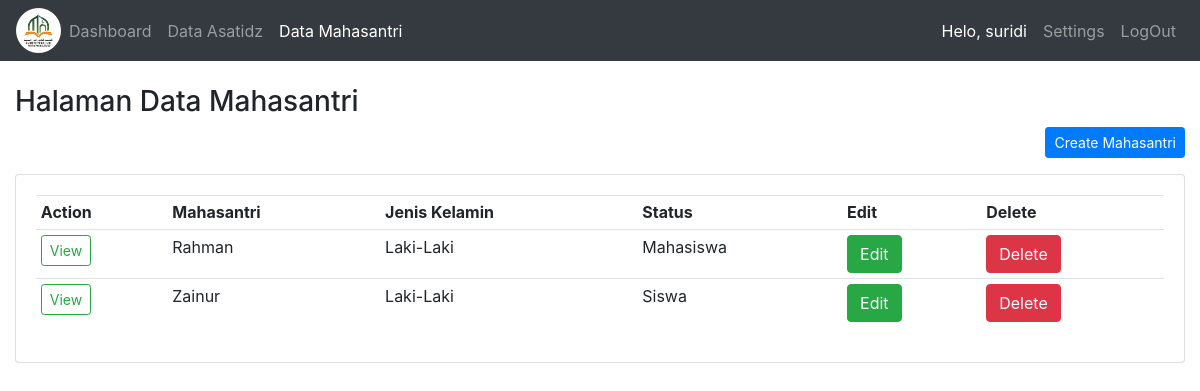
Screenshot of /mahasantri/ (signed in) with the database file from the repository.
### Setoran/models.py (models this page shows, shortened)
class Mahasantri(models.Model):
    JK = (
        ('Laki-Laki', 'Laki-Laki'),
        ('Perempuan', 'Perempuan'),
    )
    STATUS = (
        ('Siswa', 'Siswa'),
        ('Mahasiswa', 'Mahasiswa'),
    )
    name = models.CharField(max_length=200, blank=True, null=True)
    jk = models.CharField(max_length=200, blank=True, null=True, choices=JK)
    status = models.CharField(max_length=200, blank=True, null=True, choices=STATUS)
    date_created = models.DateTimeField(auto_now_add=True, null=True)

### Setoran/views.py (the view)
# urls.py: path('mahasantri/', views.mahasantri, name='mahasantri'),
@login_required(login_url='login')
def mahasantri(request):
    list_mahasantri = Mahasantri.objects.all()
    context = {
        'judul': 'Halaman Data Mahasantri',
        'menu': 'mahasantri',
        'mahasantri': list_mahasantri,
    }
    return render(request, 'data/mahasantri.html', context)

### templates/data/mahasantri.html
{% extends "data/main.html" %}
{% block content %}
<br>
<div class="container-fluid">
    <div class="row">
        <div class="col-md">
            <h3>Halaman Data Mahasantri </h3>
            <div class="text-right mb-3">
                <a href="{% url 'create_mahasntri' %}" class="btn btn-primary btn-sm">Create Mahasantri</a>
            </div>
            <div class="card card-body">
    <table class="table table-sm">
    <tr><th>Action</th>
        <th>Mahasantri</th>
        <th>Jenis Kelamin</th>
        <th>Status</th>
        <th>Edit</th>
        <th>Delete</th>
    </tr>
    {% for datamahasantri in mahasantri %}
        <tr>
        <td><a href="{% url 'mhsantri' datamahasantri.id %}" class="btn btn-outline-success btn-sm">View</a></td>
        <td>{{ datamahasantri.name }}</td>
        <td>{{ datamahasantri.jk }}</td>
        <td>{{ datamahasantri.status }}</td>
        <td><a href="{% url 'update_mahasantri' datamahasantri.id %}" class="btn btn-success">Edit</a></td>
        <td><a href="{% url 'delete_mahasantri' datamahasantri.id %}" class="btn btn-danger">Delete</a></td>
        </tr>
{% endfor %}
            </div>
        </div>
    </div>
    </div>
{% endblock content%}

### templates/data/navbar.html (shortened to what this page needs)
{% load static %}
<nav class="navbar navbar-expand-lg navbar-dark bg-dark">
    <img src="{% static '/images/logo.png' %}" id="logo">
    <div class="collapse navbar-collapse" id="navbarNavAltMarkup">
        <div class="navbar-nav">
            {% if request.user.is_authenticated %}
                <a class="nav-link {% if menu == 'home' %} active {% endif %}" href="{% url 'home' %}">Dashboard</a>
                <a class="nav-link {% if menu == 'ustadz' %} active {% endif %}" href="{% url 'ustad' %}">Data Asatidz</a>
                <a class="nav-link {% if menu == 'mahasantri' %} active {% endif %}" href="{% url 'mahasantri' %}">Data Mahasantri</a>
                {% else %}
                {% if menu == 'login' %}
                <a class="nav-link active" href="#"><b>Silahkan Login Terlebih Dahulu</b></a>
                {% else %}
                {% endif %}
            {% endif %}
        </div>
    </div>
    <ul class="navbar-nav">
        {% if user.is_authenticated %}
        <li class="nav-item">
            <a class="nav-link active" href="#">Helo, {{ request.user }} </a>
        </li>
            {% if user.is_authenticated %}
                <a class="nav-link {% if menu == 'settings' %} active {% endif %}" href="{% url 'account-page' %}">Settings</a>
                    {% endif %}
        <li class="nav-item">
            <a class="nav-link" href="{% url 'logout' %}">LogOut</a>
        </li>
        {% else %}
        <li class="nav-item">
            <a class="nav-link {% if menu == 'login' %} active {% endif %}" href="{% url 'login' %}">Login</a>
        </li>
        {% endif %}
    </ul>
</nav>

### static/css/main.css (style rules this page uses)
#logo { width: 45px; }
body { background-coor: #ebeff5; }

### rows the page displays
Mahasantri: name "Rahman", jk "Laki-Laki", status "Mahasiswa"
Mahasantri: name "Zainur", jk "Laki-Laki", status "Siswa"

### other values shown
{{ request.user }} "suridi"
